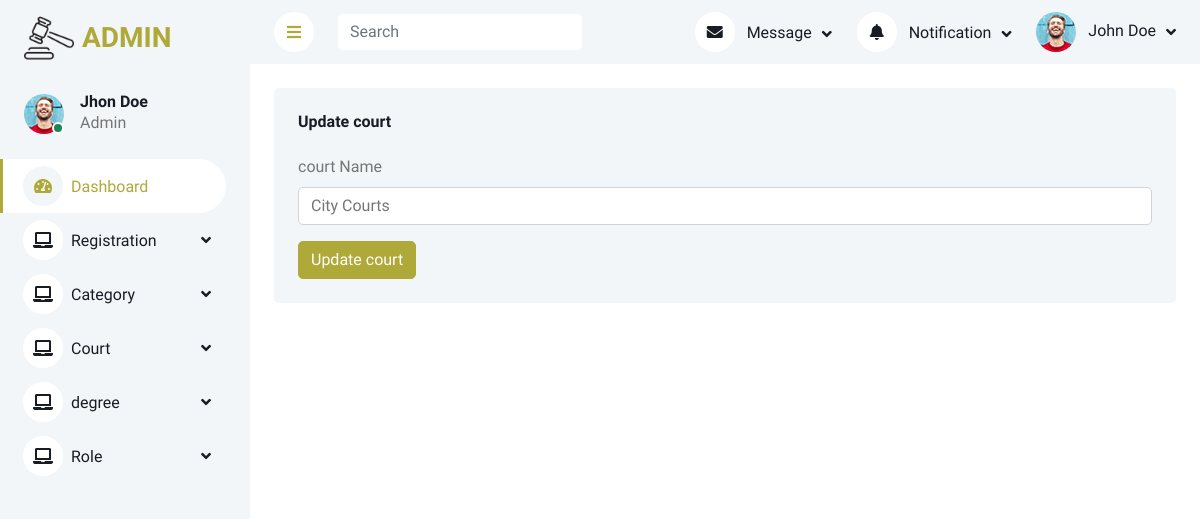
Before: /Admin/updatecourt.php?id=1 with the older database file.
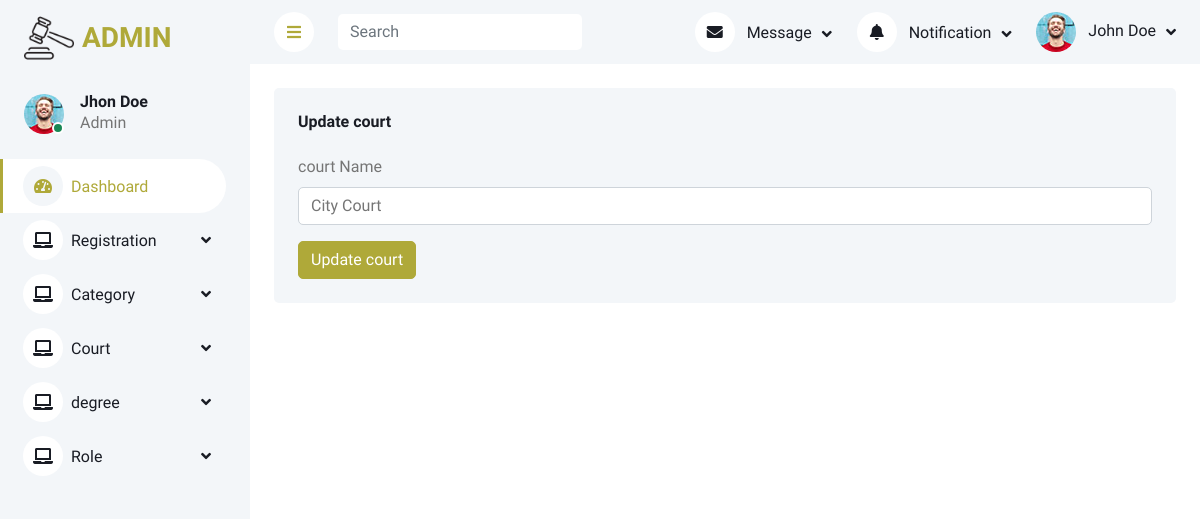
After: the same page with the newer database file.
### tables this page shows
CREATE TABLE `court` (
  `court_id` int(255) NOT NULL,
  `court_name` varchar(225) NOT NULL
);

### Admin/updatecourt.php (the view, shortened to what this page needs)
<?php
include("connection.php");
include("header.php");
$getId = $_GET["id"];
$sel = "SELECT * FROM court WHERE court_id = '$getId'";
$q = mysqli_query($conn, $sel);
$fetch = mysqli_fetch_assoc($q);
?>
<div class="container-fluid pt-4 px-4">
    <div class="row g-4">
        <div class="col-sm-12 col-xl-12">
            <div class="bg-light rounded h-100 p-4">
                <h6 class="mb-4">Update court</h6>
                <form method="post">
                    <div class="mb-3">
                        <label for="exampleInputEmail1" class="form-label">court Name</label>
                        <input type="text" name="court_name" value="<?php echo $fetch["court_name"] ?>" class="form-control" id="exampleInputEmail1"
                            aria-describedby="emailHelp">
                    </div>
                    <button name="submitBtn" type="submit" class="btn btn-primary">Update court</button>
                </form>
            </div>
        </div>
    </div>
</div>

Changed rows visible on the page:
changed court: court_name "City Courts" → "City Court"
